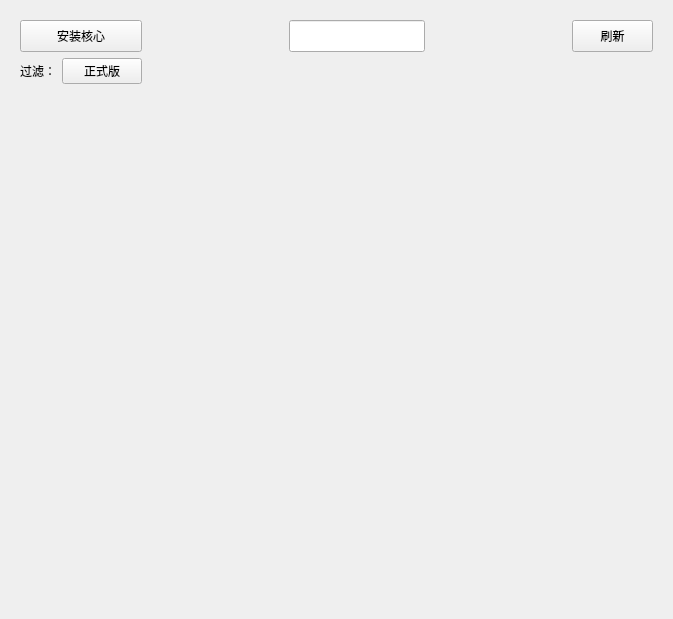
<?xml version="1.0" encoding="UTF-8"?>
<ui version="4.0">
 <class>Cores</class>
 <widget class="QFrame" name="Cores">
  <property name="geometry">
   <rect>
    <x>0</x>
    <y>0</y>
    <width>673</width>
    <height>619</height>
   </rect>
  </property>
  <property name="windowTitle">
   <string>Frame</string>
  </property>
  <layout class="QGridLayout" name="gridLayout_3">
   <item row="0" column="0">
    <widget class="QStackedWidget" name="stackedWidget_2">
     <property name="currentIndex">
      <number>0</number>
     </property>
     <widget class="QWidget" name="page_3">
      <layout class="QGridLayout" name="gridLayout_2">
       <item row="3" column="0" colspan="6">
        <widget class="QStackedWidget" name="stackedWidget">
         <property name="currentIndex">
          <number>0</number>
         </property>
         <widget class="QWidget" name="page">
          <layout class="QGridLayout" name="gridLayout">
           <item row="0" column="0">
            <widget class="SingleDirectionScrollArea" name="SingleDirectionScrollArea">
             <property name="frameShape">
              <enum>QFrame::NoFrame</enum>
             </property>
             <property name="frameShadow">
              <enum>QFrame::Plain</enum>
             </property>
             <property name="widgetResizable">
              <bool>true</bool>
             </property>
             <widget class="QWidget" name="scrollAreaWidgetContents">
              <property name="geometry">
               <rect>
                <x>0</x>
                <y>0</y>
                <width>619</width>
                <height>488</height>
               </rect>
              </property>
              <layout class="QGridLayout" name="gridLayout_5"/>
             </widget>
            </widget>
           </item>
          </layout>
         </widget>
         <widget class="QWidget" name="page_2">
          <layout class="QGridLayout" name="gridLayout_4">
           <item row="0" column="0">
            <widget class="SingleDirectionScrollArea" name="SingleDirectionScrollArea_2">
             <property name="frameShape">
              <enum>QFrame::NoFrame</enum>
             </property>
             <property name="frameShadow">
              <enum>QFrame::Plain</enum>
             </property>
             <property name="widgetResizable">
              <bool>true</bool>
             </property>
             <widget class="QWidget" name="scrollAreaWidgetContents_2">
              <property name="geometry">
               <rect>
                <x>0</x>
                <y>0</y>
                <width>82</width>
                <height>16</height>
               </rect>
              </property>
             </widget>
            </widget>
           </item>
          </layout>
         </widget>
        </widget>
       </item>
       <item row="2" column="0">
        <widget class="BodyLabel" name="BodyLabel">
         <property name="maximumSize">
          <size>
           <width>42</width>
           <height>33</height>
          </size>
         </property>
         <property name="text">
          <string>过滤：</string>
         </property>
        </widget>
       </item>
       <item row="0" column="4">
        <spacer name="horizontalSpacer_2">
         <property name="orientation">
          <enum>Qt::Horizontal</enum>
         </property>
         <property name="sizeHint" stdset="0">
          <size>
           <width>40</width>
           <height>20</height>
          </size>
         </property>
        </spacer>
       </item>
       <item row="2" column="1">
        <widget class="ComboBox" name="ComboBox">
         <property name="maximumSize">
          <size>
           <width>86</width>
           <height>33</height>
          </size>
         </property>
         <property name="text">
          <string>正式版</string>
         </property>
        </widget>
       </item>
       <item row="0" column="0" colspan="2">
        <widget class="PushButton" name="PushButton">
         <property name="maximumSize">
          <size>
           <width>134</width>
           <height>33</height>
          </size>
         </property>
         <property name="text">
          <string>安装核心</string>
         </property>
        </widget>
       </item>
       <item row="2" column="2">
        <spacer name="horizontalSpacer">
         <property name="orientation">
          <enum>Qt::Horizontal</enum>
         </property>
         <property name="sizeHint" stdset="0">
          <size>
           <width>40</width>
           <height>20</height>
          </size>
         </property>
        </spacer>
       </item>
       <item row="0" column="3">
        <widget class="SearchLineEdit" name="SearchLineEdit">
         <property name="maximumSize">
          <size>
           <width>491</width>
           <height>33</height>
          </size>
         </property>
        </widget>
       </item>
       <item row="0" column="5">
        <widget class="PushButton" name="PushButton_2">
         <property name="minimumSize">
          <size>
           <width>81</width>
           <height>32</height>
          </size>
         </property>
         <property name="maximumSize">
          <size>
           <width>81</width>
           <height>32</height>
          </size>
         </property>
         <property name="text">
          <string>刷新</string>
         </property>
        </widget>
       </item>
      </layout>
     </widget>
     <widget class="QWidget" name="page_4">
      <layout class="QGridLayout" name="gridLayout_6">
       <item row="0" column="0">
        <widget class="BreadcrumbBar" name="BreadcrumbBar">
         <property name="maximumSize">
          <size>
           <width>16777215</width>
           <height>50</height>
          </size>
         </property>
        </widget>
       </item>
       <item row="1" column="0">
        <widget class="SmoothScrollArea" name="SmoothScrollArea">
         <property name="frameShape">
          <enum>QFrame::NoFrame</enum>
         </property>
         <property name="frameShadow">
          <enum>QFrame::Plain</enum>
         </property>
         <property name="lineWidth">
          <number>1</number>
         </property>
         <property name="widgetResizable">
          <bool>true</bool>
         </property>
         <widget class="QWidget" name="scrollAreaWidgetContents_3">
          <property name="geometry">
           <rect>
            <x>0</x>
            <y>0</y>
            <width>701</width>
            <height>644</height>
           </rect>
          </property>
          <layout class="QGridLayout" name="gridLayout_8">
           <item row="2" column="1">
            <widget class="StrongBodyLabel" name="StrongBodyLabel_6">
             <property name="styleSheet">
              <string notr="true">font:12pt
</string>
             </property>
             <property name="text">
              <string>启用特定核心选项</string>
             </property>
            </widget>
           </item>
           <item row="1" column="1" colspan="2">
            <widget class="LineEdit" name="LineEdit"/>
           </item>
           <item row="4" column="0" colspan="3">
            <widget class="QWidget" name="widget" native="true">
             <layout class="QVBoxLayout" name="verticalLayout">
              <item>
               <widget class="PushButton" name="PushButton_3">
                <property name="text">
                 <string>Push button</string>
                </property>
               </widget>
              </item>
              <item>
               <widget class="PrimaryPushButton" name="PrimaryPushButton">
                <property name="text">
                 <string>Primary push button</string>
                </property>
               </widget>
              </item>
              <item>
               <widget class="PillPushButton" name="PillPushButton_2">
                <property name="text">
                 <string>Pill push button</string>
                </property>
               </widget>
              </item>
              <item>
               <widget class="PillPushButton" name="PillPushButton">
                <property name="text">
                 <string>Pill push button</string>
                </property>
               </widget>
              </item>
              <item>
               <widget class="SplitToolButton" name="SplitToolButton"/>
              </item>
              <item>
               <widget class="ToolButton" name="ToolButton"/>
              </item>
              <item>
               <widget class="PrimarySplitPushButton" name="PrimarySplitPushButton">
                <property name="text_" stdset="0">
                 <string>Primary split push button</string>
                </property>
               </widget>
              </item>
              <item>
               <widget class="TransparentToolButton" name="TransparentToolButton"/>
              </item>
              <item>
               <widget class="PrimaryToolButton" name="PrimaryToolButton"/>
              </item>
              <item>
               <widget class="DropDownToolButton" name="DropDownToolButton"/>
              </item>
              <item>
               <widget class="DropDownPushButton" name="DropDownPushButton">
                <property name="text">
                 <string>Drop down push button</string>
                </property>
               </widget>
              </item>
              <item>
               <widget class="PrimaryDropDownPushButton" name="PrimaryDropDownPushButton">
                <property name="text">
                 <string>Primary drop down push button</string>
                </property>
               </widget>
              </item>
              <item>
               <spacer name="horizontalSpacer_3">
                <property name="orientation">
                 <enum>Qt::Horizontal</enum>
                </property>
                <property name="sizeHint" stdset="0">
                 <size>
                  <width>40</width>
                  <height>20</height>
                 </size>
                </property>
               </spacer>
              </item>
             </layout>
            </widget>
           </item>
           <item row="0" column="0" rowspan="4">
            <widget class="CardWidget" name="CardWidget">
             <property name="minimumSize">
              <size>
               <width>336</width>
               <height>0</height>
              </size>
             </property>
             <layout class="QGridLayout" name="gridLayout_7">
              <item row="0" column="0" rowspan="4">
               <widget class="PixmapLabel" name="PixmapLabel">
                <property name="minimumSize">
                 <size>
                  <width>99</width>
                  <height>104</height>
                 </size>
                </property>
                <property name="maximumSize">
                 <size>
                  <width>99</width>
                  <height>104</height>
                 </size>
                </property>
                <property name="styleSheet">
                 <string notr="true">border-image: url(:/solid/solid/Grass.png);</string>
                </property>
               </widget>
              </item>
              <item row="0" column="1">
               <widget class="SubtitleLabel" name="SubtitleLabel">
                <property name="text">
                 <string>1.18.2</string>
                </property>
               </widget>
              </item>
              <item row="1" column="1">
               <widget class="StrongBodyLabel" name="StrongBodyLabel_3">
                <property name="styleSheet">
                 <string notr="true">font:12pt
</string>
                </property>
                <property name="text">
                 <string>正式版</string>
                </property>
               </widget>
              </item>
              <item row="2" column="1">
               <widget class="StrongBodyLabel" name="StrongBodyLabel">
                <property name="styleSheet">
                 <string notr="true">font:12pt</string>
                </property>
                <property name="text">
                 <string>原版</string>
                </property>
               </widget>
              </item>
              <item row="3" column="1">
               <widget class="StrongBodyLabel" name="StrongBodyLabel_2">
                <property name="styleSheet">
                 <string notr="true">font:12pt</string>
                </property>
                <property name="text">
                 <string>发布日期</string>
                </property>
               </widget>
              </item>
             </layout>
            </widget>
           </item>
           <item row="0" column="1">
            <widget class="StrongBodyLabel" name="StrongBodyLabel_4">
             <property name="styleSheet">
              <string notr="true">font:12pt
</string>
             </property>
             <property name="text">
              <string>核心名称</string>
             </property>
            </widget>
           </item>
           <item row="2" column="2">
            <widget class="SwitchButton" name="SwitchButton">
             <property name="onText">
              <string>启用</string>
             </property>
             <property name="offText">
              <string>关闭</string>
             </property>
            </widget>
           </item>
           <item row="3" column="2">
            <widget class="SwitchButton" name="SwitchButton_2">
             <property name="onText">
              <string>启用</string>
             </property>
             <property name="offText">
              <string>关闭</string>
             </property>
            </widget>
           </item>
           <item row="3" column="1">
            <widget class="StrongBodyLabel" name="StrongBodyLabel_5">
             <property name="styleSheet">
              <string notr="true">font:12pt
</string>
             </property>
             <property name="text">
              <string>启用版本隔离</string>
             </property>
            </widget>
           </item>
           <item row="5" column="0">
            <spacer name="verticalSpacer">
             <property name="orientation">
              <enum>Qt::Vertical</enum>
             </property>
             <property name="sizeHint" stdset="0">
              <size>
               <width>20</width>
               <height>40</height>
              </size>
             </property>
            </spacer>
           </item>
          </layout>
         </widget>
        </widget>
       </item>
      </layout>
     </widget>
    </widget>
   </item>
  </layout>
 </widget>
 <customwidgets>
  <customwidget>
   <class>ComboBox</class>
   <extends>QPushButton</extends>
   <header>qfluentwidgets</header>
  </customwidget>
  <customwidget>
   <class>PushButton</class>
   <extends>QPushButton</extends>
   <header>qfluentwidgets</header>
  </customwidget>
  <customwidget>
   <class>PrimaryPushButton</class>
   <extends>PushButton</extends>
   <header>qfluentwidgets</header>
  </customwidget>
  <customwidget>
   <class>PillPushButton</class>
   <extends>ToggleButton</extends>
   <header>qfluentwidgets</header>
  </customwidget>
  <customwidget>
   <class>DropDownPushButton</class>
   <extends>PushButton</extends>
   <header>qfluentwidgets</header>
  </customwidget>
  <customwidget>
   <class>PrimaryDropDownPushButton</class>
   <extends>PrimaryPushButton</extends>
   <header>qfluentwidgets</header>
  </customwidget>
  <customwidget>
   <class>SplitPushButton</class>
   <extends>QWidget</extends>
   <header>qfluentwidgets</header>
  </customwidget>
  <customwidget>
   <class>PrimarySplitPushButton</class>
   <extends>SplitPushButton</extends>
   <header>qfluentwidgets</header>
  </customwidget>
  <customwidget>
   <class>ToolButton</class>
   <extends>QToolButton</extends>
   <header>qfluentwidgets</header>
  </customwidget>
  <customwidget>
   <class>PrimaryToolButton</class>
   <extends>ToolButton</extends>
   <header>qfluentwidgets</header>
  </customwidget>
  <customwidget>
   <class>TransparentToolButton</class>
   <extends>ToolButton</extends>
   <header>qfluentwidgets</header>
  </customwidget>
  <customwidget>
   <class>DropDownToolButton</class>
   <extends>ToolButton</extends>
   <header>qfluentwidgets</header>
  </customwidget>
  <customwidget>
   <class>SplitToolButton</class>
   <extends>QWidget</extends>
   <header>qfluentwidgets</header>
  </customwidget>
  <customwidget>
   <class>SwitchButton</class>
   <extends>QWidget</extends>
   <header>qfluentwidgets</header>
  </customwidget>
  <customwidget>
   <class>ToggleButton</class>
   <extends>PushButton</extends>
   <header>qfluentwidgets</header>
  </customwidget>
  <customwidget>
   <class>PixmapLabel</class>
   <extends>QLabel</extends>
   <header>qfluentwidgets</header>
  </customwidget>
  <customwidget>
   <class>CardWidget</class>
   <extends>QFrame</extends>
   <header>qfluentwidgets</header>
   <container>1</container>
  </customwidget>
  <customwidget>
   <class>SmoothScrollArea</class>
   <extends>QScrollArea</extends>
   <header>qfluentwidgets</header>
   <container>1</container>
  </customwidget>
  <customwidget>
   <class>SingleDirectionScrollArea</class>
   <extends>QScrollArea</extends>
   <header>qfluentwidgets</header>
   <container>1</container>
  </customwidget>
  <customwidget>
   <class>BodyLabel</class>
   <extends>QLabel</extends>
   <header>qfluentwidgets</header>
  </customwidget>
  <customwidget>
   <class>StrongBodyLabel</class>
   <extends>QLabel</extends>
   <header>qfluentwidgets</header>
  </customwidget>
  <customwidget>
   <class>SubtitleLabel</class>
   <extends>QLabel</extends>
   <header>qfluentwidgets</header>
  </customwidget>
  <customwidget>
   <class>BreadcrumbBar</class>
   <extends>QWidget</extends>
   <header>qfluentwidgets</header>
  </customwidget>
  <customwidget>
   <class>LineEdit</class>
   <extends>QLineEdit</extends>
   <header>qfluentwidgets</header>
  </customwidget>
  <customwidget>
   <class>SearchLineEdit</class>
   <extends>LineEdit</extends>
   <header>qfluentwidgets</header>
  </customwidget>
 </customwidgets>
 <resources>
  <include location="../Res/icon.qrc"/>
 </resources>
 <connections/>
</ui>
